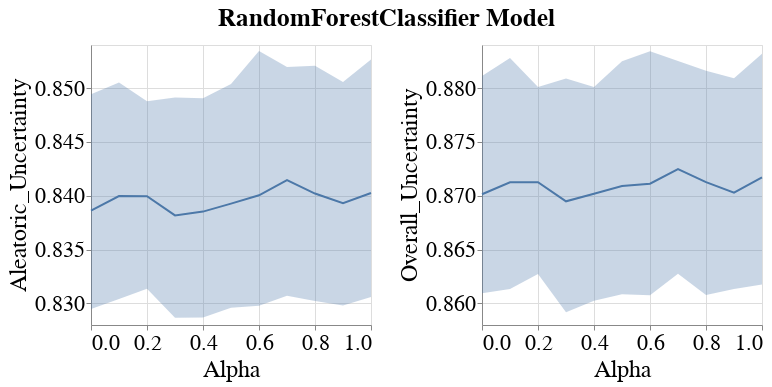

The notebook cell saved with this chart:
### Code cell
visualizer.create_subgroup_metrics_line_band_plot(model_name=MODEL_NAMES[0],
                                                  subgroup_metrics=['Aleatoric_Uncertainty', 'Overall_Uncertainty'])
